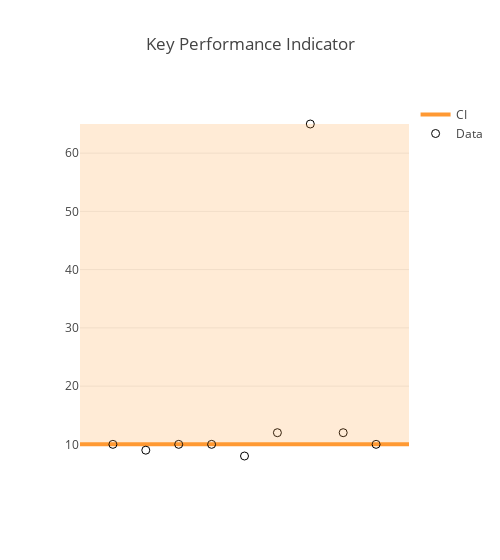

Source (notebook cell):
### Markdown cell above
### Performance Evaluation

### Code cell
data = [10,9,10,10,8,12,65,12,10]
KPI = {'percentile': 50,
       'confidence': 75,
       'class': 'one-sided',
       'side': 'upper'}
to_plot = ('vertical')
# to_plot = ('autocorr','horizontal')
verbose=True
triscale.analysis_kpi(data, KPI, to_plot, verbose)

# help(sort())

### Figure 1 — Plotly figure (JSON) as saved in the notebook; plotly's stock layout.template omitted (floating-point values rounded to 4 significant figures)
{"data": [{"hoverinfo": "skip", "line": {"color": "#ff9933", "width": 4}, "mode": "lines", "name": "CI", "type": "scatter", "x": [0, 10], "y": [10, 10]}, {"line": {"color": "black"}, "marker": {"size": 8, "symbol": "circle-open"}, "mode": "markers", "name": "Data", "type": "scatter", "x": [1, 2, 3, 4, 5, 6, 7, 8, 9], "y": [10, 9, 10, 10, 8, 12, 65, 12, 10]}], "layout": {"shapes": [{"fillcolor": "#ff9933", "layer": "above", "line": {"width": 0}, "opacity": 0.2, "type": "rect", "x0": 0, "x1": 1, "xref": "paper", "y0": 10, "y1": 65, "yref": "y"}], "title": {"text": "Key Performance Indicator"}, "width": 500, "xaxis": {"visible": false}}}
